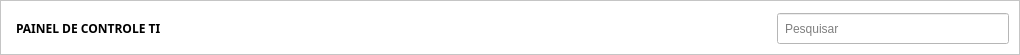
         <widget class="QFrame" name="frame_2">
          <property name="geometry">
           <rect>
            <x>0</x>
            <y>10</y>
            <width>1020</width>
            <height>55</height>
           </rect>
          </property>
          <property name="minimumSize">
           <size>
            <width>1020</width>
            <height>55</height>
           </size>
          </property>
          <property name="maximumSize">
           <size>
            <width>16777215</width>
            <height>55</height>
           </size>
          </property>
          <property name="styleSheet">
           <string notr="true">background-color: rgb(255, 255, 255);</string>
          </property>
          <property name="frameShape">
           <enum>QFrame::StyledPanel</enum>
          </property>
          <property name="frameShadow">
           <enum>QFrame::Raised</enum>
          </property>
          <widget class="QLabel" name="label">
           <property name="geometry">
            <rect>
             <x>16</x>
             <y>20</y>
             <width>191</width>
             <height>16</height>
            </rect>
           </property>
           <property name="font">
            <font>
             <family>Asap</family>
             <pointsize>9</pointsize>
             <weight>75</weight>
             <bold>true</bold>
            </font>
           </property>
           <property name="text">
            <string>PAINEL DE CONTROLE TI</string>
           </property>
          </widget>
          <widget class="QLineEdit" name="lineEdit">
           <property name="geometry">
            <rect>
             <x>777</x>
             <y>13</y>
             <width>232</width>
             <height>31</height>
            </rect>
           </property>
           <property name="styleSheet">
            <string notr="true">padding: 5px;
border-color: rgb(238, 238, 238);</string>
           </property>
           <property name="placeholderText">
            <string>Pesquisar</string>
           </property>
          </widget>
          <widget class="QPushButton" name="pushButton_2">
           <property name="geometry">
            <rect>
             <x>981</x>
             <y>15</y>
             <width>25</width>
             <height>25</height>
            </rect>
           </property>
           <property name="styleSheet">
            <string notr="true">QPushButton {
	background-image: url(:/icons/1x/PESQUISAR 20PX.png);
	background-position:center;
	background-repeat: no-repeat;
	border: none;
}
QPushButton:hover {
	
	
	background-image: url(:/icons/1x/PESQUISARHOVER20PX.png);
}
QPushButton:pressed {
	background-color: rgb(226, 226, 226);
}</string>
           </property>
           <property name="text">
            <string/>
           </property>
          </widget>
         </widget>
